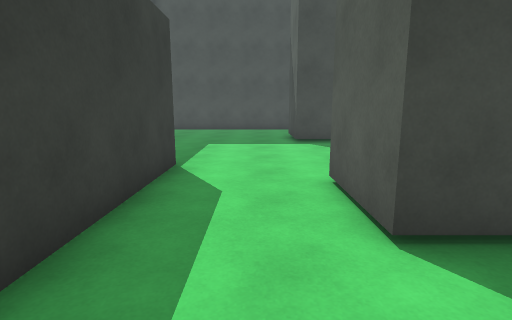
View 1 (above)

24 first-person views from a walk through a Unity game level. The camera is 1.4 m above the floor, tilts 10° down and sees 80° across. The floor is counted in squares, 1 m on a side. Each view is taken from the middle of a square. On the plan, view 1 faces up. The plan holds only what a view shows up to about 14 squares ahead; the rest is blank. The player character is not drawn.

View 2
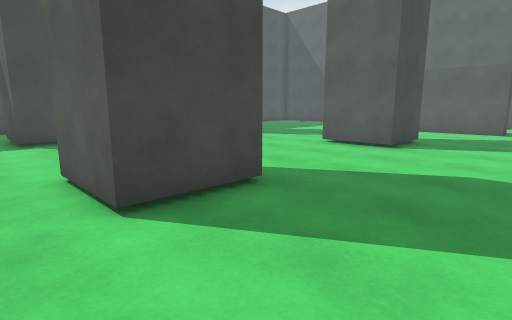

View 3
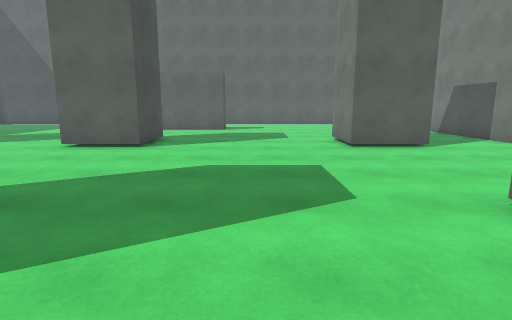

View 4
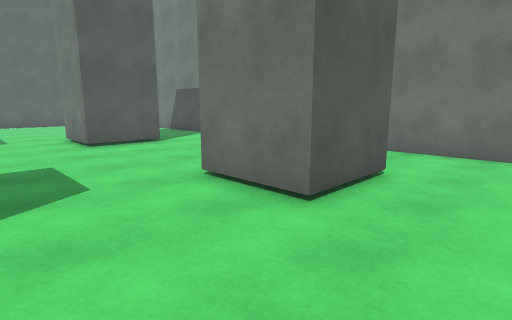

View 5
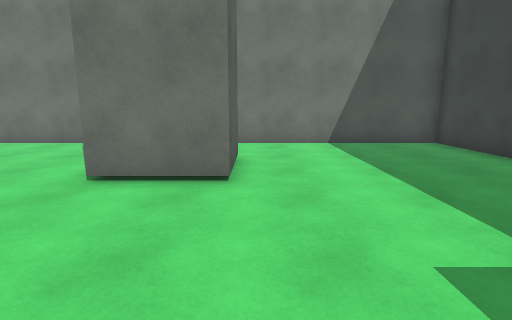

View 6
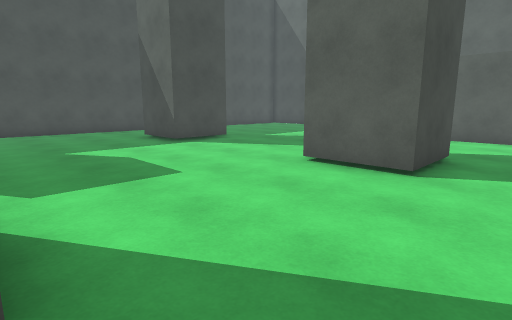

View 7
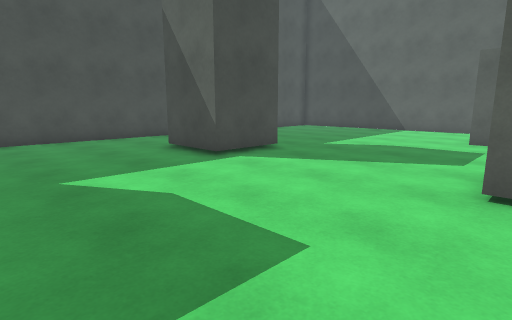

View 8
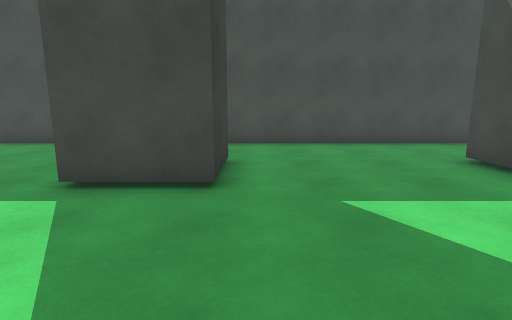

View 9
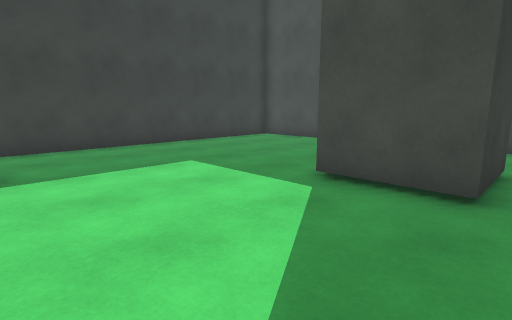

View 10
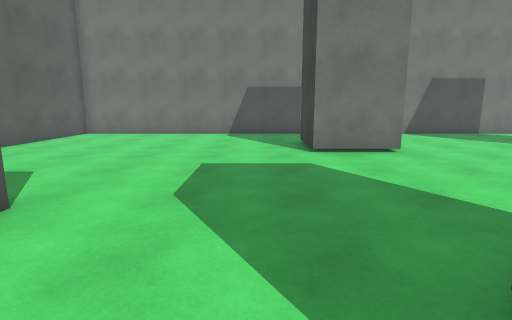

View 11
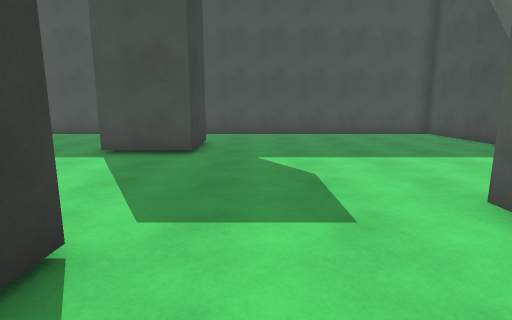

View 12
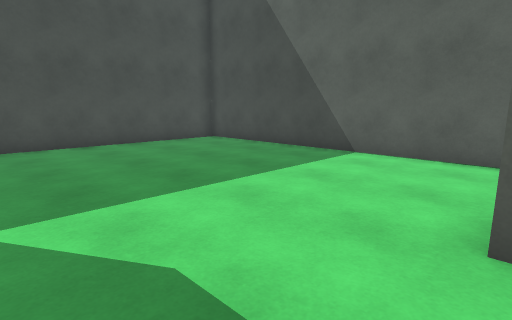

View 13
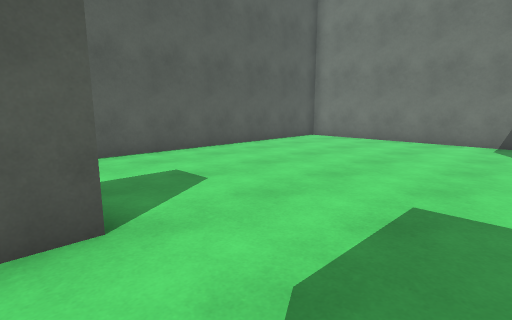

View 14
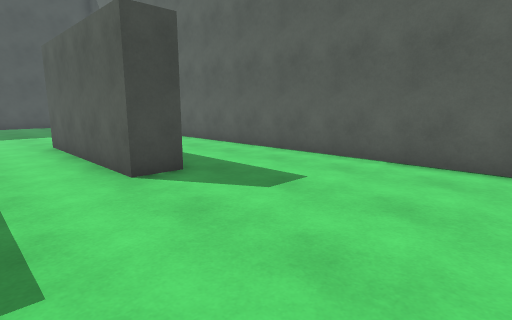

View 15
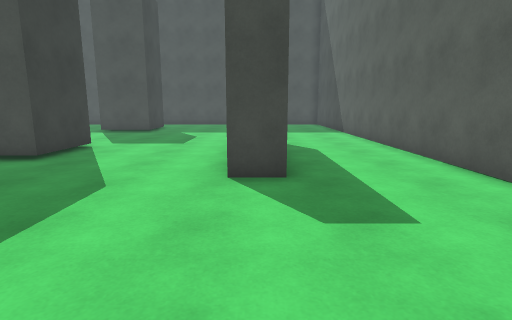

View 16
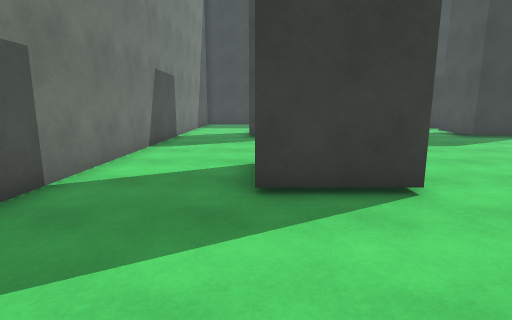

View 17
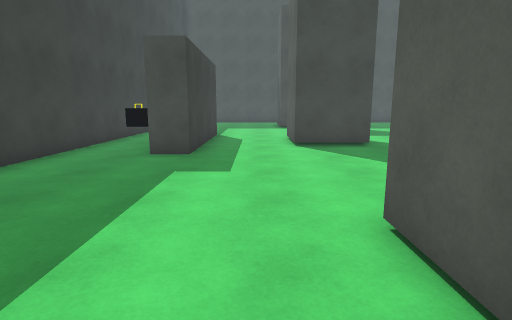

View 18
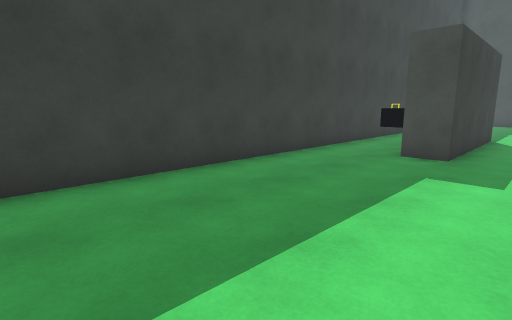

View 19
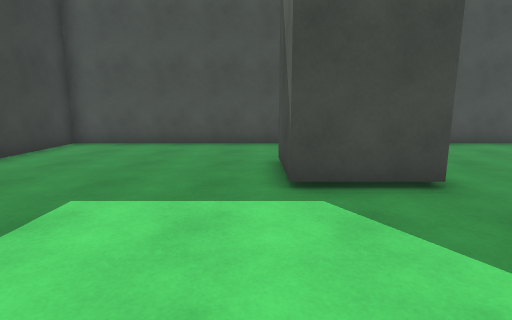

View 20
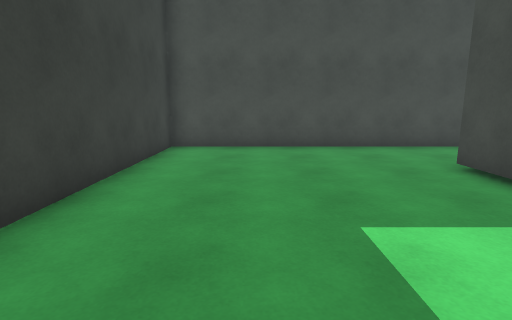

View 21
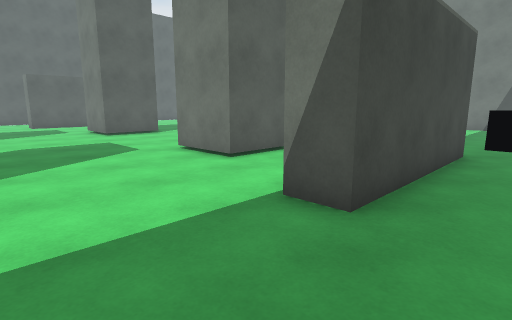

View 22
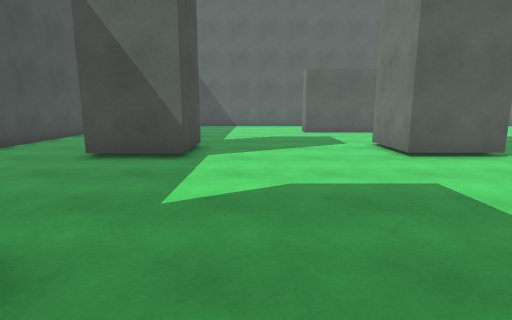

View 23
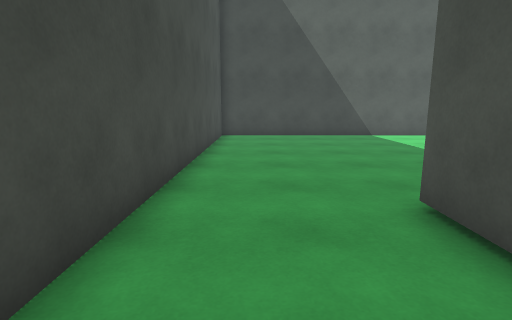

View 24
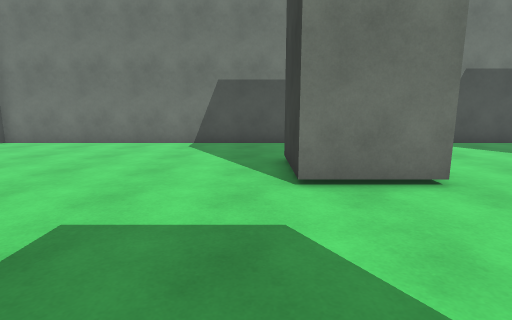

### Floor plan
Points are (right, up) in squares from view 1. A wall is a line through its corners. A room is listed if a view was taken in it or the views show most of it. See-through windows are left out.
Room 1 (views 1, 2, 3, 4, 5, 6, 7, 8, 9, 10, 11, 12, 13, 14, 15, 16, 17, 18, 19, 20, 21, 22, 23, 24)
walls: (10.5, 2.9) (10.5, 5.6) (13.2, 5.6) (13.2, 2.9) (10.5, 2.9); (4.1, 4.8) (4.1, 2.9) (1.5, 2.9) (1.5, 5.6) (4.1, 5.6); (11.5, 14.7) (13.2, 14.7) (13.2, 12.1) (10.5, 12.1) (10.5, 14.8); (19.6, 0.9) (18.4, 0.9) (18.4, 7.4); (10.5, -7.1) (10.5, -4.3) (13.2, -4.3) (13.2, -7.1); (-2, 0.9) (-3.1, 0.9) (-3.1, 7.3) (-2, 7.3) (-2, 0.9); (4.3, 14.9) (4.3, 12.1) (1.5, 12.1) (1.5, 14.9); (1.5, -7.4) (1.5, -4.6) (4.2, -4.6); (-6, 6.2) (-6, -10.8) (23.7, -10.8) (23.7, 18.6) (-6, 18.6) (-6, 7.9)
objects: other object (-5, 4)

Positions as (right, up) in squares from view 1, and headings:
1: (0, 0), facing up
2: (0, -1), facing up-right
3: (0, -1), facing right
4: (-1, -1), facing down-right
5: (1, 1), facing down
6: (4, 1), facing up-right
7: (5, 5), facing up-right
8: (5, 7), facing up
9: (5, 7), facing up-left
10: (15, 5), facing down
11: (15, 3), facing up
12: (15, 7), facing up-right
13: (15, 2), facing down-right
14: (16, -5), facing up-right
15: (19, -5), facing up
16: (18, -7), facing left
17: (0, -8), facing up
18: (0, -8), facing up-left
19: (1, 7), facing up
20: (-3, 8), facing up
21: (-5, 11), facing down-right
22: (2, 10), facing right
23: (9, 17), facing right
24: (14, 1), facing down
